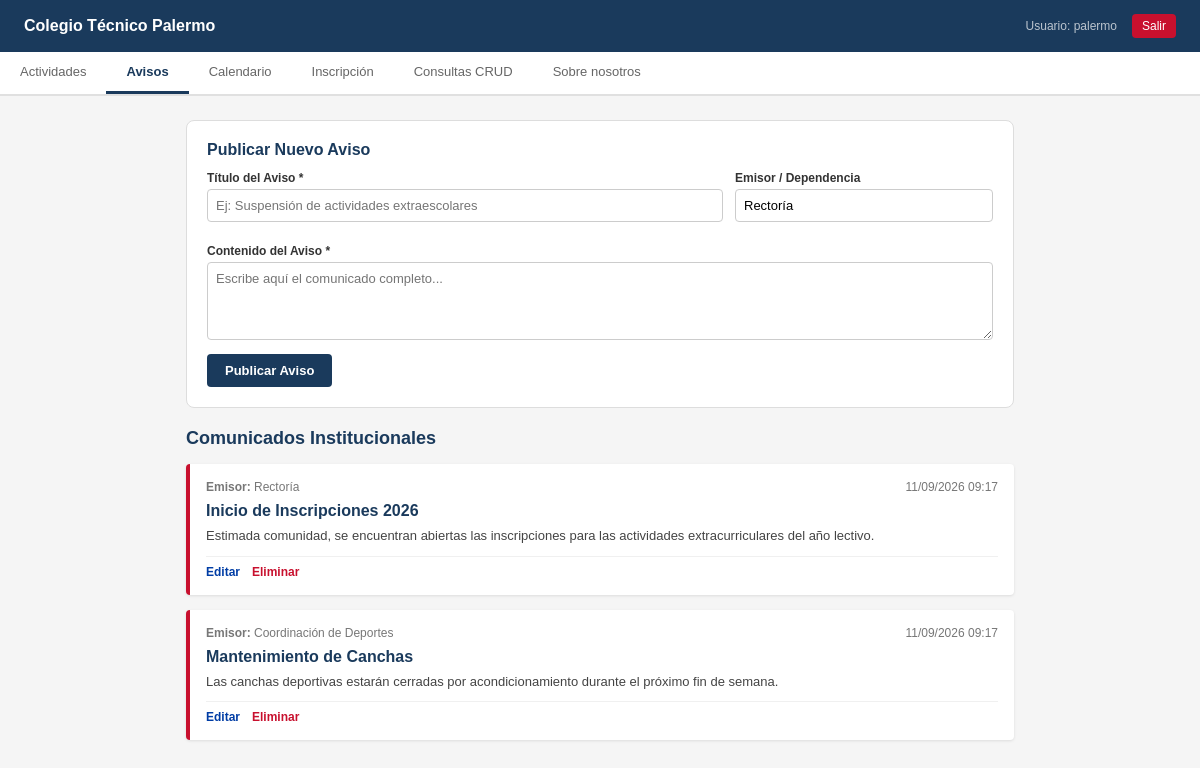
/Avisos.php (signed in), run on the app's committed database.
### tables this page shows
CREATE TABLE `aviso` (
  `avisoid` int(11) NOT NULL COMMENT 'Identificador único del aviso',
  `titulo` varchar(100) DEFAULT NULL COMMENT 'Título o tag del aviso',
  `contenido` text NOT NULL COMMENT 'Cuerpo del aviso',
  `emisor` varchar(100) DEFAULT NULL COMMENT 'Dependencia que emite el aviso',
  `fecha_publicacion` datetime DEFAULT current_timestamp() COMMENT 'Fecha de publicación',
  `created_at` timestamp NOT NULL DEFAULT current_timestamp(),
  `updated_at` timestamp NOT NULL DEFAULT current_timestamp() ON UPDATE current_timestamp()
);

### Avisos.php (the view, shortened to what this page needs)
<?php
require_once 'config/conexion.php';
$aviso_editar = null;
$sql = "SELECT avisoid, titulo, contenido, emisor, fecha_publicacion FROM aviso ORDER BY fecha_publicacion DESC";
$resultado = $mysqli->query($sql);
?>
<!DOCTYPE html>
<html lang="es">
<head>
</head>
<body>
<header>
  <div class="logo-nombre">Colegio Técnico Palermo</div>
  <div class="autores">
    <span>Usuario: <?php echo htmlspecialchars($_SESSION['usuario_autenticado']); ?></span>
    <a href="Logout.php" class="btn-logout">Salir</a>
  </div>
</header>
<nav>
  <button onclick="location.href='Actividades.php'">Actividades</button>
  <button class="activo" onclick="location.href='Avisos.php'">Avisos</button>
  <button onclick="location.href='Calendario.php'">Calendario</button>
  <button onclick="location.href='Inscripcion.php'">Inscripción</button>
  <button onclick="location.href='Consultas.php'">Consultas CRUD</button>
  <button onclick="location.href='Nosotros.php'">Sobre nosotros</button>
</nav>
<div class="contenido">
  <div class="card-admin">
    <h3><?php echo $aviso_editar ? 'Editar Aviso Publicado' : 'Publicar Nuevo Aviso'; ?></h3>
    <form method="POST" action="Avisos.php">
      <div class="fila-form">
        <div class="campo">
          <label>Título del Aviso *</label>
          <input type="text" name="titulo" required value="<?php echo htmlspecialchars($aviso_editar['titulo'] ?? ''); ?>" placeholder="Ej: Suspensión de actividades extraescolares"/>
        </div>
        <div class="campo">
          <label>Emisor / Dependencia</label>
          <input type="text" name="emisor" value="<?php echo htmlspecialchars($aviso_editar['emisor'] ?? 'Rectoría'); ?>" placeholder="Ej: Rectoría / Coordinación"/>
        </div>
      </div>
      <div class="campo">
        <label>Contenido del Aviso *</label>
        <textarea name="contenido" rows="4" required placeholder="Escribe aquí el comunicado completo..."><?php echo htmlspecialchars($aviso_editar['contenido'] ?? ''); ?></textarea>
      </div>
      <div>
        <button type="submit" class="btn-guardar"><?php echo $aviso_editar ? 'Actualizar Aviso' : 'Publicar Aviso'; ?></button>
      </div>
    </form>
  </div>
  <h2 style="margin-bottom: 15px; color: #1a3a5c; font-size: 18px;">Comunicados Institucionales</h2>
  <?php if ($resultado && $resultado->num_rows > 0): ?>
    <?php while ($aviso = $resultado->fetch_assoc()): ?>
      <div class="aviso-item">
        <div class="aviso-header">
          <span><strong>Emisor:</strong> <?php echo htmlspecialchars($aviso['emisor'] ?? 'Rectoría'); ?></span>
          <span><?php echo date("d/m/Y H:i", strtotime($aviso['fecha_publicacion'])); ?></span>
        </div>
        <div class="aviso-titulo"><?php echo htmlspecialchars($aviso['titulo']); ?></div>
        <div class="aviso-body"><?php echo nl2br(htmlspecialchars($aviso['contenido'])); ?></div>
        <div class="acciones">
          <a href="Avisos.php?action=edit&id=<?php echo $aviso['avisoid']; ?>" class="btn-edit">Editar</a>
          <a href="Avisos.php?action=delete&id=<?php echo $aviso['avisoid']; ?>" class="btn-del" onclick="return confirm('¿Seguro que deseas eliminar este aviso?')">Eliminar</a>
        </div>
      </div>
    <?php endwhile; ?>
  <?php else: ?>
    <div class="card-admin"><p style="font-size: 13px; color: #666;">No hay avisos o comunicados publicados.</p></div>
  <?php endif; ?>
</div>
</body>
</html>

### Avisos.php (style rules this page uses)
* { box-sizing: border-box; margin: 0; padding: 0; }
body { font-family: Arial, sans-serif; background: #f5f5f5; color: #222; }
header { background: #1a3a5c; padding: 14px 24px; display: flex; align-items: center; justify-content: space-between; }
.logo-nombre { color: #fff; font-size: 16px; font-weight: bold; }
.autores { color: rgba(255,255,255,0.7); font-size: 12px; display: flex; gap: 15px; align-items: center; }
.btn-logout { background: #C8102E; color: white; padding: 5px 10px; border-radius: 4px; text-decoration: none; font-size: 12px; }
nav { background: #fff; border-bottom: 2px solid #e0e0e0; display: flex; overflow-x: auto; }
nav button { padding: 12px 20px; font-size: 13px; background: none; border: none; border-bottom: 3px solid transparent; cursor: pointer; color: #666; white-space: nowrap; }
nav button.activo { color: #1a3a5c; border-bottom-color: #1a3a5c; font-weight: bold; }
.contenido { max-width: 860px; margin: 0 auto; padding: 24px 16px; }
.card-admin { background: #fff; border: 1px solid #ddd; border-radius: 8px; padding: 20px; margin-bottom: 20px; }
.card-admin h3 { color: #1a3a5c; font-size: 16px; margin-bottom: 12px; }
.fila-form { display: grid; grid-template-columns: 2fr 1fr; gap: 12px; margin-bottom: 12px; }
.campo { margin-bottom: 10px; }
.campo label { display: block; font-size: 12px; font-weight: bold; margin-bottom: 4px; color: #333; }
.campo input, .campo textarea { width: 100%; padding: 8px; border: 1px solid #ccc; border-radius: 4px; font-size: 13px; font-family: inherit; }
.btn-guardar { background: #1a3a5c; color: white; border: none; padding: 9px 18px; border-radius: 4px; cursor: pointer; font-size: 13px; font-weight: bold; }
.aviso-item { background: #fff; border-left: 4px solid #C8102E; border-radius: 4px; padding: 16px; margin-bottom: 15px; box-shadow: 0 1px 3px rgba(0,0,0,0.1); }
.aviso-header { display: flex; justify-content: space-between; margin-bottom: 8px; font-size: 12px; color: #777; }
.aviso-titulo { font-size: 16px; font-weight: bold; color: #1a3a5c; margin-bottom: 6px; }
.aviso-body { font-size: 13px; color: #444; line-height: 1.5; margin-bottom: 10px; }
.acciones { display: flex; gap: 12px; font-size: 12px; border-top: 1px solid #f0f0f0; padding-top: 8px; }
.btn-edit { color: #003DA5; text-decoration: none; font-weight: bold; }
.btn-del { color: #C8102E; text-decoration: none; font-weight: bold; }

### data on the page
aviso: emisor "Rectoría", fecha_publicacion "11/09/2026 09:17", titulo "Inicio de Inscripciones 2026", contenido "Estimada comunidad, se encuentran abiertas las inscripciones para las actividades extracurriculares del año lectivo."
aviso: emisor "Coordinación de Deportes", fecha_publicacion "11/09/2026 09:17", titulo "Mantenimiento de Canchas", contenido "Las canchas deportivas estarán cerradas por acondicionamiento durante el próximo fin de semana."

### other printed values
$_SESSION['usuario_autenticado'] "palermo"
